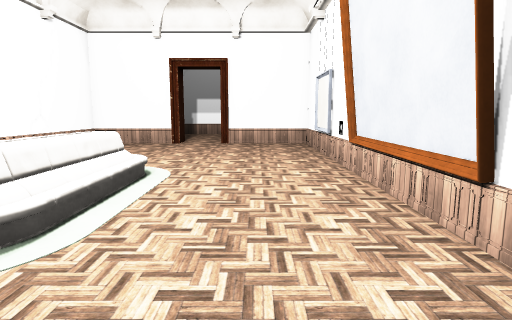
[1] (above)

16 first-person views from a walk through a scene from a Unity 3-D project. The camera is 1.4 m above the floor, tilts 8° down and sees 75° across. The floor is counted in squares, 1 m on a side. Each view is taken from the middle of a square. On the plan, view 1 faces up. The plan holds only what a view shows up to about 15 squares ahead; the rest is blank. The player is left out. Some surface patterns are stand-ins.

[2]
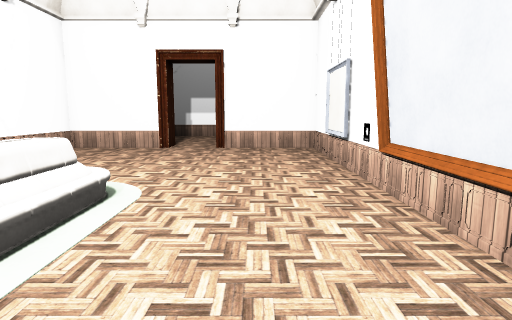

[3]
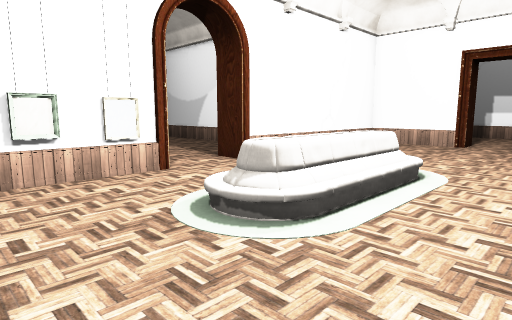

[4]
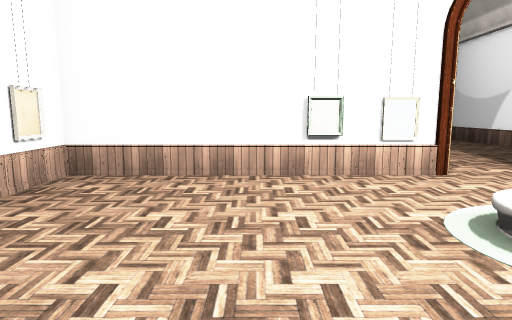

[5]
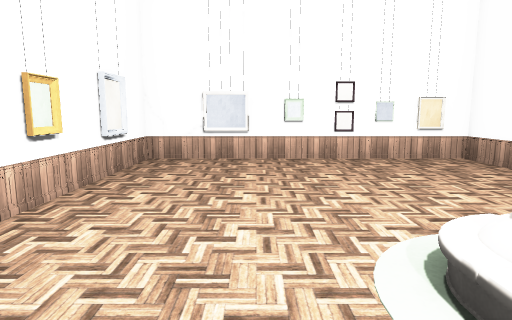

[6]
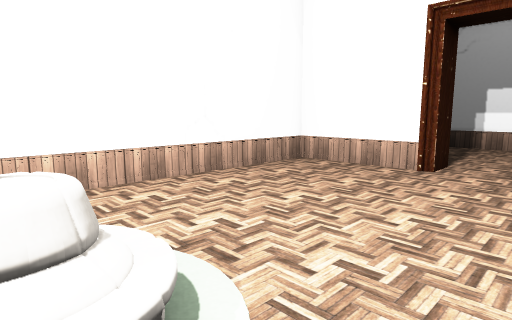

[7]
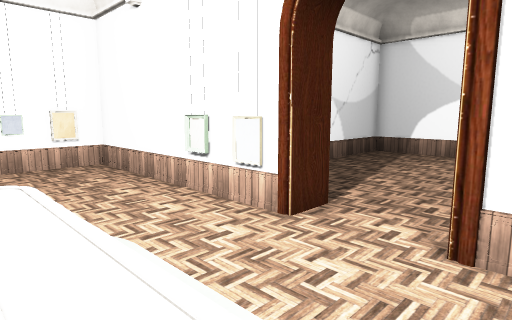

[8]
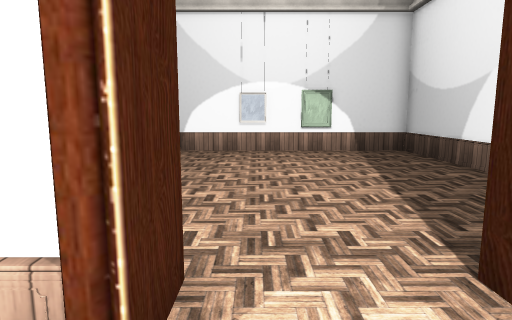

[9]
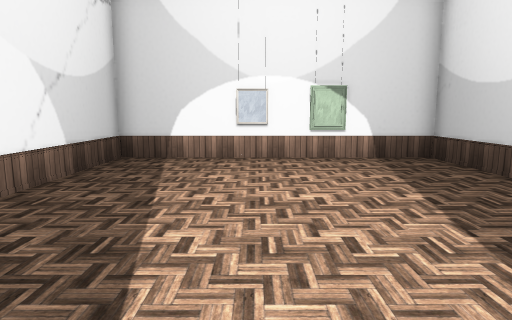

[10]
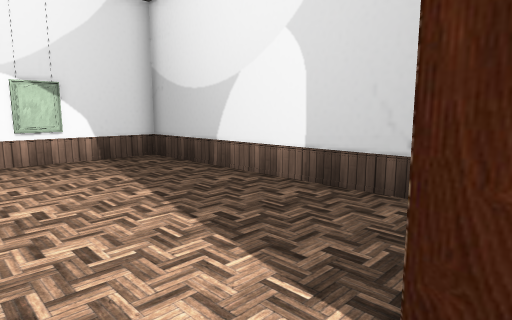

[11]
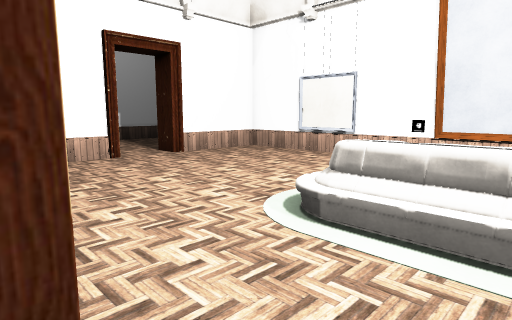

[12]
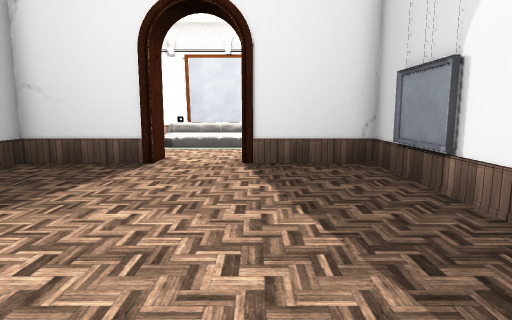

[13]
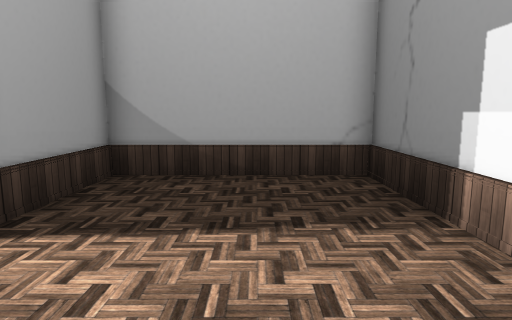

[14]
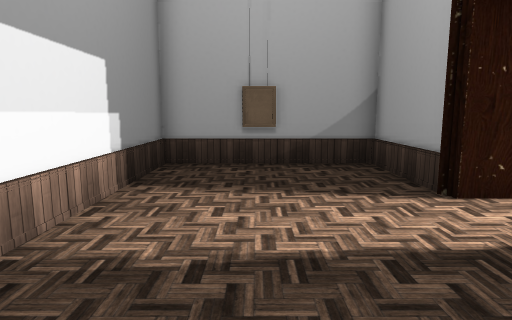

[15]
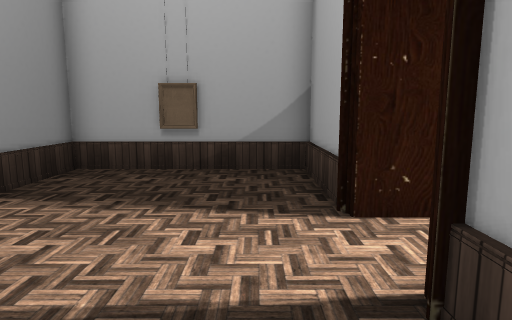

[16]
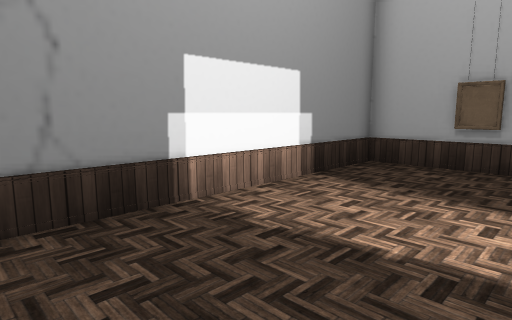

### Floor plan
Points are (right, up) in squares from view 1. A wall is a line through its corners. A room is listed if a view was taken in it or the views show most of it. See-through windows are left out.
Room 1 (views 1, 2, 3, 4, 5, 6, 7, 8)
walls: (-7.6, 4.4) (-7.6, -4.4) (2.4, -4.4) (2.4, 15.6) (-1.2, 15.6); (-3.9, 15.6) (-7.6, 15.6) (-7.6, 6.9)
ways out: opening at (-8.5, 5.5) to room 2; opening at (-2.5, 16.5) to room 3
objects: other object (-3, 6)
Room 2 (views 9, 10, 11, 12)
walls: (-7.6, 6.9) (-8.6, 6.9) (-8.6, 10.6) (-18.6, 10.6) (-18.6, 0.6) (-8.6, 0.6) (-8.6, 4.4) (-7.6, 4.4)
ways out: opening at (-8.5, 5.5) to room 1
Room 3 (views 13, 14, 15, 16)
walls: (-3.5, 16.8) (-3.5, 15.5); (-1.2, 16.6) (2.4, 16.6) (2.4, 22.6) (-7.6, 22.6) (-7.6, 16.6) (-3.9, 16.6); (-1.6, 15.5) (-1.6, 16.8)
ways out: opening at (-2.5, 16.5) to room 1

Positions as (right, up) in squares from view 1, and headings:
1: (0, 0), facing up
2: (0, 2), facing up
3: (0, 0), facing up-left
4: (0, 0), facing left
5: (-1, 6), facing down
6: (-1, 7), facing up-left
7: (-3, 8), facing down-left
8: (-6, 5), facing left
9: (-8, 5), facing left
10: (-8, 5), facing up-left
11: (-8, 5), facing up-right
12: (-18, 4), facing right
13: (0, 20), facing left
14: (-7, 20), facing right
15: (-6, 18), facing right
16: (-7, 18), facing up-right
